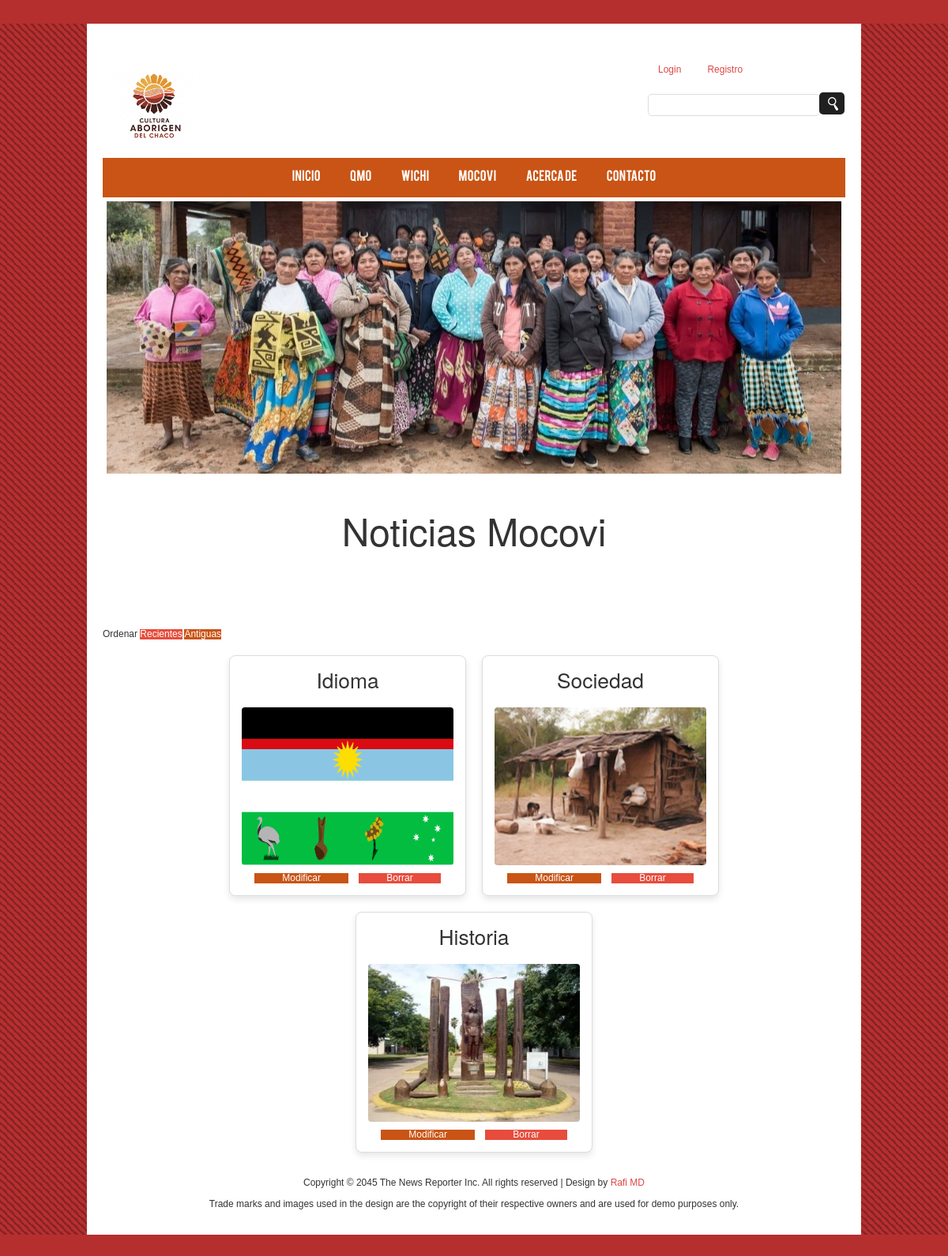
The app's page /mocovi/ with its own data.
### apps/noticias/models.py (models this page shows, shortened)
class Articulo(models.Model):
    titulo = models.CharField(max_length=200)
    contenido = models.TextField()
    fecha_publicacion = models.DateTimeField(default=timezone.now)
    autor = models.CharField(max_length=100)
    categoria = models.ForeignKey(Categoria, on_delete=models.SET_NULL, null=True, blank=True, related_name='articulos')
    imagen = models.ImageField(upload_to='articulos', blank=True, null=True)

### apps/noticias/views.py (the view)
# urls.py: path('mocovi/', views.Filtro_MOCOVI, name='filtro_mocovi'),
def Filtro_MOCOVI(request):
    mocovi_categoria = get_object_or_404(Categoria, pk=3)
    articulos_mocovi = Articulo.objects.filter(categoria=mocovi_categoria).order_by('-fecha_publicacion')
    orden = request.GET.get('orden')
    if orden == 'asc':
        articulos_mocovi = articulos_mocovi.order_by('fecha_publicacion')
    contexto = {
        'categoria': mocovi_categoria,
        'articulos': articulos_mocovi,
    }
    return render(request, 'noticias/filtro_mocovi.html', contexto)

### templates/noticias/filtro_mocovi.html (shortened to what this page needs)
{% extends 'index.html' %}
{% block contenido_cuerpo %}
    <h1 class="titulo-Principal">Noticias Mocovi</h1>
    <br>
    <br>
    <br>
    <br>
    <br>
    <br>
    <div>Ordenar
        <a href="{% url 'noticias:filtro_mocovi' %}?orden=dsc" class="btn-borrar">Recientes</a>
        <a href="{% url 'noticias:filtro_mocovi' %}?orden=asc" class= "btn-modificar">Antiguas</a>
    </div>
<div class="contenedor-articulos">
    {% for articulo in articulos %}
        <div class="articulo">
            <h2 class="titulo">{{ articulo.titulo }}</h2>
            <a href="{% url 'noticias:path_detalle_articulo' articulo.pk %}">
                <img src="{{ articulo.imagen.url }}" alt="{{ articulo.titulo }}" width="300" height="300">
            </a>
            <div class="opciones">
                <a href="{% url 'noticias:path_modificar_articulo' articulo.pk %}" class="btn-modificar">Modificar</a>
                <a href="{% url 'noticias:path_borrar_articulo' articulo.pk %}" class="btn-borrar">Borrar</a>
            </div>
        </div>
    {% endfor %}
</div>
{% endblock contenido_cuerpo %}

### static/css/style.css (style rules this page uses)
* { margin:0; padding:0 }
body { font-family:Arial; font-size:12px; line-height:13px; background:top center no-repeat fixed #b62f2f }
a { color:#d52929db; text-decoration:none }
input[type=submit] h1, h2, h4, h5, h6 { font-weight:normal; margin:0 0 15px }
h2 { font-size:25px; line-height:30px }
img { max-width:100%; height:auto }
div { overflow:hidden }
.contenedor-articulos { display: flex; flex-wrap: wrap; justify-content: center; gap: 20px; padding: 20px; }
.titulo-Principal { font-size: 4em; color: #333; margin-bottom: 20px; text-align: center; }
.articulo { border: 1px solid #ddd; border-radius: 8px; padding: 15px; box-shadow: 0 4px 8px rgba(0, 0, 0, 0.1); text-align: center; width: 300px; background-color: #fff; }
.articulo img { width: 300px; height: 200px; border-radius: 4px; margin-bottom: 10px; }
.articulo h2 { font-size: 2.2em; color: #333; margin-top: 0; }
.opciones a { text-decoration: none; font-weight:1.1em bold; padding: 15px 35px; border-radius: 5px; margin: 0 5px; transition: background-color 0.3s ease; }
.btn-borrar { background-color: #e74c3c; color: white; }
.btn-modificar { background-color: #c95415; color: white; }
.titulo { font-size: 3em; color:#333; margin-bottom: 20px; }

### records on screen
Articulo: titulo "Idioma", imagen (picture)
Articulo: titulo "Sociedad", imagen (picture)
Articulo: titulo "Historia", imagen (picture)
